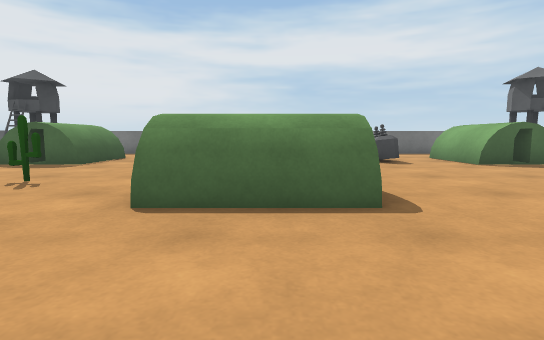
[1] (above)

19 first-person views from a walk through a Unity game level. The camera is 0.68 m above the floor, tilts 6° down and sees 80° across. The floor is counted in squares, 1 m on a side. Each view is taken from the middle of a square. On the plan, view 1 faces up. The plan holds only what a view shows up to about 10 squares ahead; the rest is blank. Some surface patterns are stand-ins.

[2]
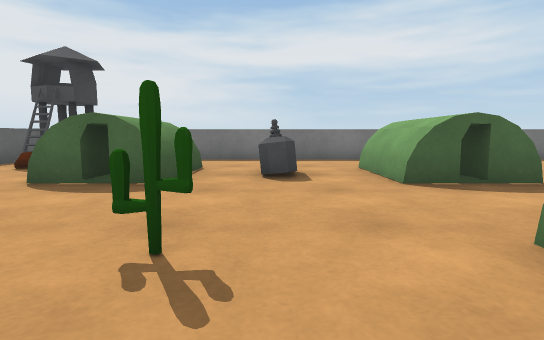

[3]
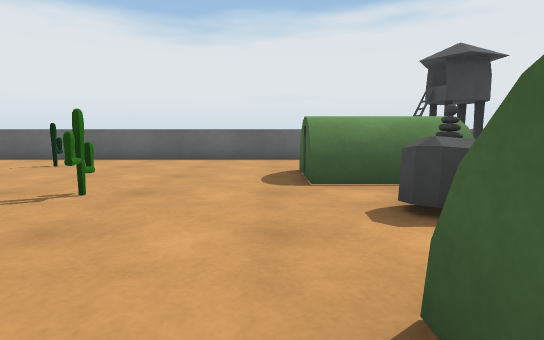

[4]
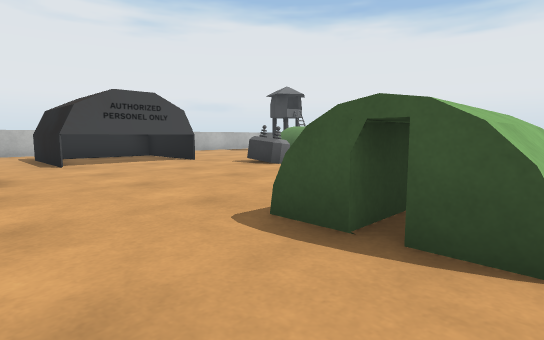

[5]
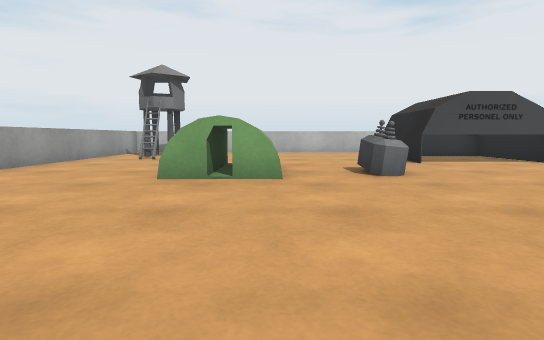

[6]
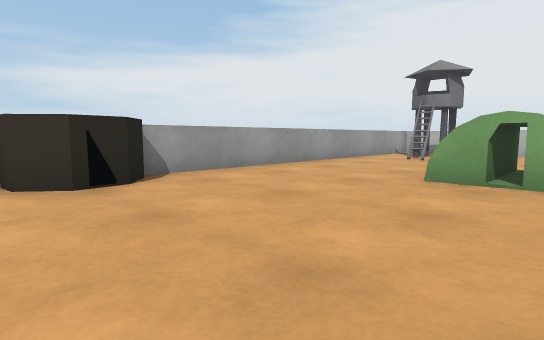

[7]
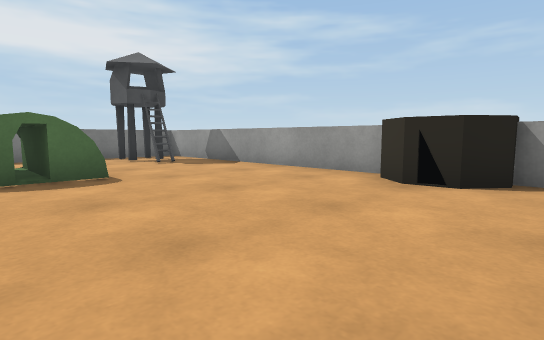

[8]
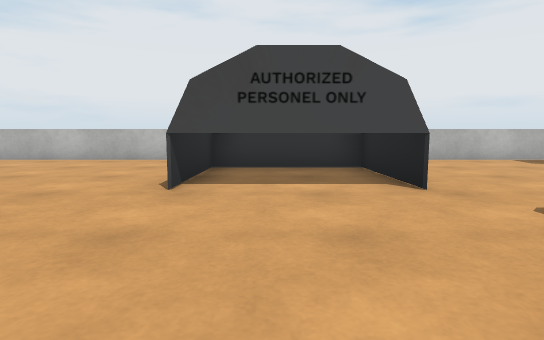

[9]
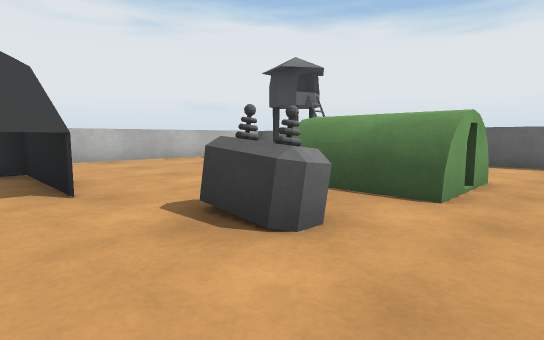

[10]
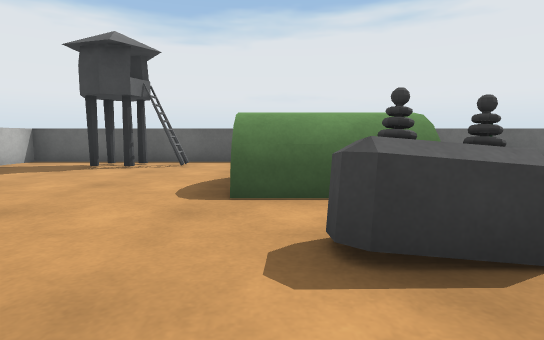

[11]
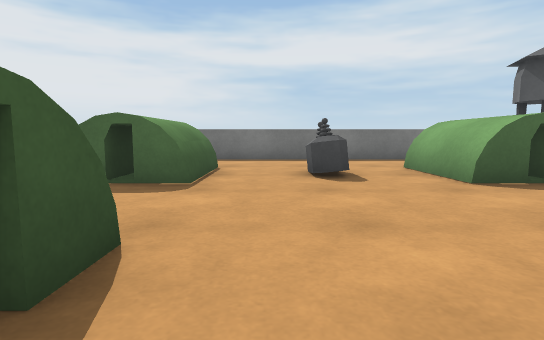

[12]
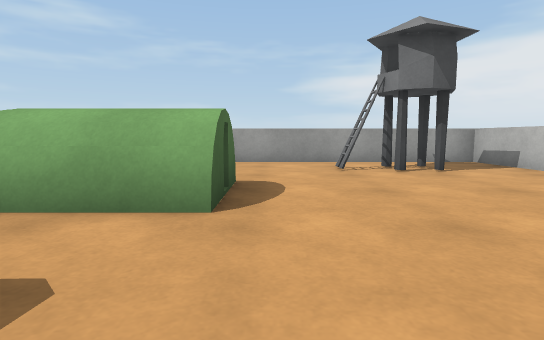

[13]
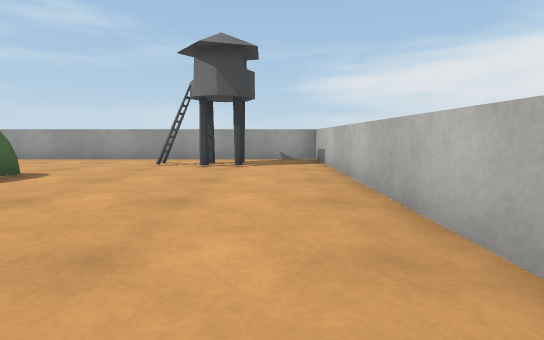

[14]
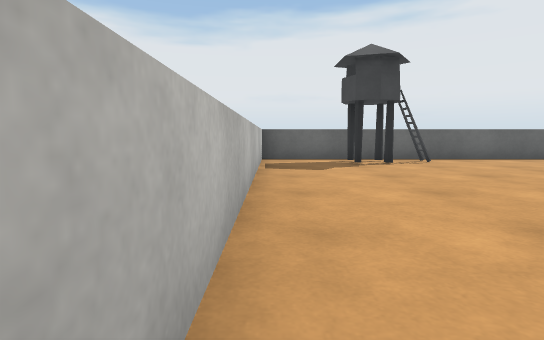

[15]
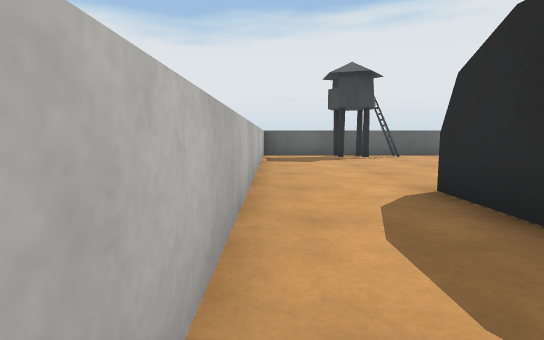

[16]
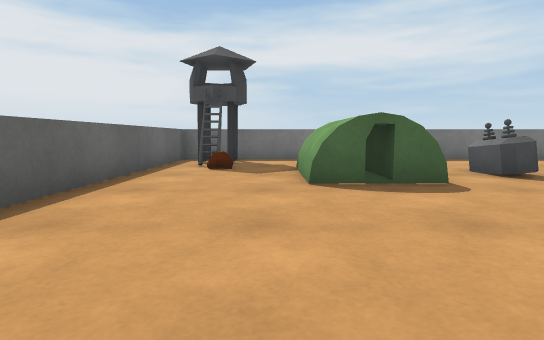

[17]
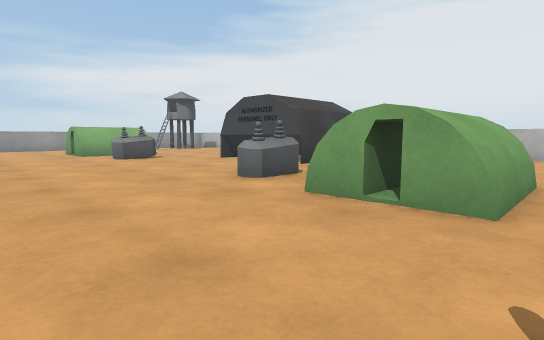

[18]
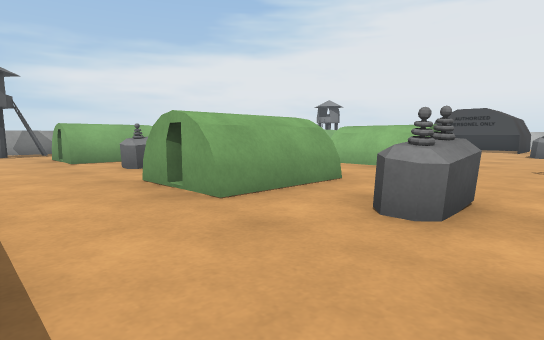

[19]
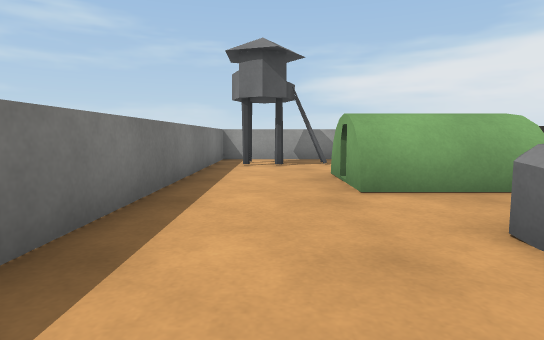

### Floor plan
Points are (right, up) in squares from view 1. A wall is a line through its corners. A room is listed if a view was taken in it or the views show most of it. See-through windows are left out.
Room 1 (views 1, 2, 3, 4, 5, 6, 7, 8, 9, 10, 11, 12, 13, 14, 15, 16, 17, 18, 19)
walls: (4.8, -0.1) (6.9, -0.1); (0.8, 7.6) (-1.1, 7.6); (-5.3, -1.1) (-5.3, 0); (6.9, -2.5) (4.9, -2.5); (-6.4, -0.1) (-4.5, -0.1); (-4.5, 7.6) (-6.4, 7.6); (6.9, 7.6) (4.9, 7.6); (-1.1, 9.9) (0.8, 9.9); (-5.3, 7.5) (-5.3, 9); (4.9, 9.9) (6.9, 9.9); (-5.7, 8.4) (-5.7, 7.5); (10.5, 4.6) (10.5, 12.4) (-9.6, 12.4) (-9.6, -8.3) (10.5, -8.3) (10.5, 2.6)
low walls: (-4.5, -0.1) (-4.5, -2.5); (4.9, -2.5) (4.9, -0.4); (-1.1, 7.6) (-1.1, 9.9); (4.9, 7.6) (4.9, 9.9); (0.8, 9.9) (0.8, 7.6); (-6.4, -2.5) (-6.4, -0.1); (-6.4, 7.6) (-6.4, 10); (-4.5, 10) (-4.5, 7.6)
objects: other object (-9, -5) to (-8, -4); rock (-8, 10); other object (-8, 11); cactus (-7, 2); cactus (-4, 5); generator (-3, -1); generator (-3, 8) to (-3, 9); other object (-2, -6) to (1, -3); other object (-1, 3) to (1, 5); generator (3, -1); generator (3, 8) to (3, 9); other object (8, -6) to (9, -5); other object (9, 10) to (9, 11); other object (10, 3) to (11, 4)

Positions as (right, up) in squares from view 1, and headings:
1: (0, 0), facing up
2: (-3, 3), facing up
3: (0, 7), facing left
4: (3, 5), facing down-left
5: (5, 5), facing down
6: (5, 5), facing down-right
7: (5, 2), facing up-right
8: (0, 1), facing down
9: (-1, 1), facing down-left
10: (-1, -2), facing left
11: (2, 3), facing up
12: (2, -3), facing right
13: (1, -7), facing right
14: (0, -8), facing left
15: (2, -8), facing left
16: (-7, 3), facing up
17: (-7, 3), facing down-right
18: (-4, 12), facing down-right
19: (1, 11), facing right
